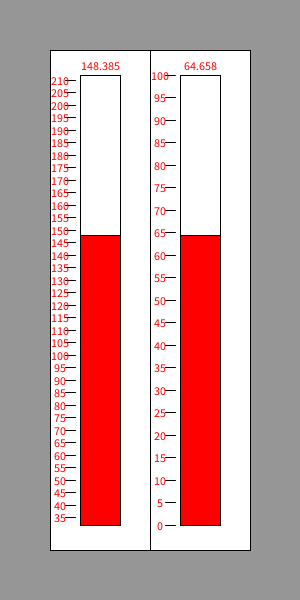
Frame 1 (no input)
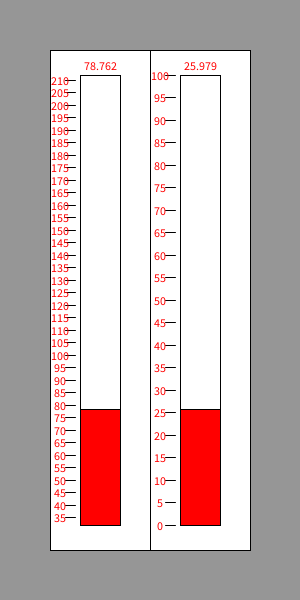
Frame 60 (the mouse pressed at the canvas centre just before this capture)
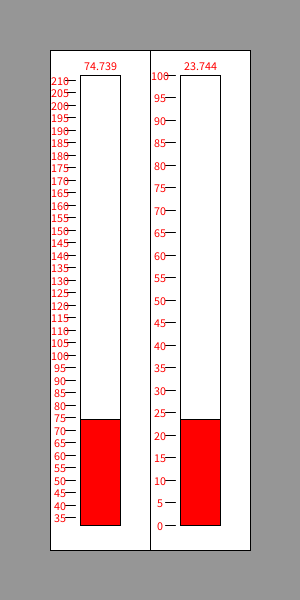
Frame 120 (the mouse held since frame 60 and released just before this capture)

The Processing sketch that drew these frames (run headless with seeded random() and noise(); from frame 60 on, the mouse is pressed at the canvas centre):

// Processing sketch: thermometer
// ── thermometer.pde
int CELSIUS = 0;
int FAHRENHEIT = 1;
float ft;

void setup() {
  size(300, 600);
  textAlign(CENTER, CENTER);
  frameRate(30);
}//setup

void draw() {
  background(150);

  if (frameCount % 30 == 1) {
    ft = random(32, 212);
  }
  drawThermometer(50, 50, 100, 500, ft, FAHRENHEIT);
  drawThermometer(150, 50, 100, 500, fToC(ft), CELSIUS);
}//draw


void drawThermometer(int x, int y, int w, int h, float temp, int scale) {

  //bounding box
  fill(255);
  rect(x, y, w, h);

  int scaleWidth = int(w * 0.4);
  int scaleHeight = int(h * 0.9);

  //inner box
  drawReading(x+(w-scaleWidth)/2, y+(h-scaleHeight)/2, scaleWidth, scaleHeight, temp, scale);



  text(temp, x+ w/2, y+15);
}//drawThermometer

void drawReading(int x, int y, int w, int h, float temp, int scale) {

  rect(x, y, w, h);
  int tempHeight = 0;
  if (scale == FAHRENHEIT) {
    tempHeight = int((temp-32) / (212.0 - 32) * h);
  }//farenheight scale
  else {
    tempHeight = int(temp / 100.0 * h);
  }
  fill(255, 0, 0);
  rect(x, y+(h-tempHeight), w, tempHeight);

  //scale
  drawScale(x-15, y+h, h, scale);
}//drawReading

void drawScale(int x, float y, int h, int scale) {

  //println(h);
  int scaleStop = 0;
  int scaleStart = 0;
  float scaleIncrease = 0;
  if (scale == FAHRENHEIT) {
    scaleStop = 212;
    scaleStart = 32;
    scaleIncrease = h/180.0;
  }
  else if (scale == CELSIUS) {
    scaleStop = 100;
    scaleIncrease = h/100.0;
  }
  for (; scaleStart<=scaleStop; scaleStart++) {
    if (scaleStart % 5 == 0) {
      line(x, y, x+10, y);
      text(scaleStart, x-5, y);
    }
    y-= scaleIncrease;
    //println(scaleStart + " y: " + y);
  }//draw marks
}//drawScale

float fToC(float fahrenheight) {
  float c = (fahrenheight - 32.0) * (5.0/9);
  return c;
}//fToC
